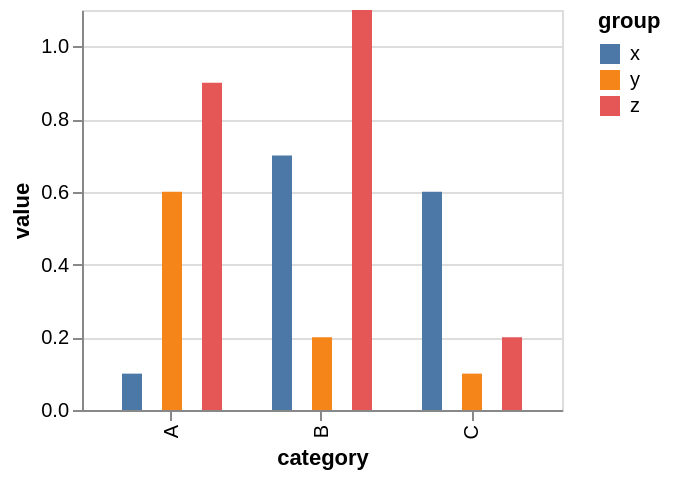

Write a Vega-Lite specification for this figure.
### Vega specification from a JSON file in a GitHub repository (floating-point values rounded to 4 significant figures)
{"$schema": "https://vega.github.io/schema/vega/v5.json", "background": "white", "padding": 5, "height": 200, "style": "cell", "data": [{"name": "source_0", "values": [{"category": "A", "group": "x", "value": 0.1}, {"category": "A", "group": "y", "value": 0.6}, {"category": "A", "group": "z", "value": 0.9}, {"category": "B", "group": "x", "value": 0.7}, {"category": "B", "group": "y", "value": 0.2}, {"category": "B", "group": "z", "value": 1.1}, {"category": "C", "group": "x", "value": 0.6}, {"category": "C", "group": "y", "value": 0.1}, {"category": "C", "group": "z", "value": 0.2}]}, {"name": "data_0", "source": "source_0", "transform": [{"type": "stack", "groupby": ["category", "group"], "field": "value", "sort": {"field": [], "order": []}, "as": ["value_start", "value_end"], "offset": "zero"}, {"type": "filter", "expr": "isValid(datum[\"value\"]) && isFinite(+datum[\"value\"])"}]}], "signals": [{"name": "x_step", "update": "20 * bandspace(domain('xOffset').length, 0, 0) / (1-0.2)"}, {"name": "width", "update": "bandspace(domain('x').length, 0.2, 0.2) * x_step"}], "marks": [{"name": "marks", "type": "rect", "style": ["bar"], "from": {"data": "data_0"}, "encode": {"update": {"fill": {"scale": "color", "field": "group"}, "ariaRoleDescription": {"value": "bar"}, "description": {"signal": "\"category: \" + (isValid(datum[\"category\"]) ? datum[\"category\"] : \"\"+datum[\"category\"]) + \"; value: \" + (format(datum[\"value\"], \"\")) + \"; group: \" + (isValid(datum[\"group\"]) ? datum[\"group\"] : \"\"+datum[\"group\"])"}, "xc": {"scale": "x", "field": "category", "offset": {"scale": "xOffset", "field": "group", "band": 0.5}}, "width": {"signal": "max(0.25, 0.5 * bandwidth('xOffset'))"}, "y": {"scale": "y", "field": "value_end"}, "y2": {"scale": "y", "field": "value_start"}}}}], "scales": [{"name": "x", "type": "band", "domain": {"data": "data_0", "field": "category", "sort": true}, "range": {"step": {"signal": "x_step"}}, "paddingInner": 0.2, "paddingOuter": 0.2}, {"name": "y", "type": "linear", "domain": {"data": "data_0", "fields": ["value_start", "value_end"]}, "range": [{"signal": "height"}, 0], "nice": true, "zero": true}, {"name": "xOffset", "type": "band", "domain": {"data": "data_0", "field": "group", "sort": true}, "range": {"step": 20}}, {"name": "color", "type": "ordinal", "domain": {"data": "data_0", "field": "group", "sort": true}, "range": "category"}], "axes": [{"scale": "y", "orient": "left", "gridScale": "x", "grid": true, "tickCount": {"signal": "ceil(height/40)"}, "domain": false, "labels": false, "aria": false, "maxExtent": 0, "minExtent": 0, "ticks": false, "zindex": 0}, {"scale": "x", "orient": "bottom", "grid": false, "title": "category", "labelAlign": "right", "labelAngle": 270, "labelBaseline": "middle", "zindex": 0}, {"scale": "y", "orient": "left", "grid": false, "title": "value", "labelOverlap": true, "tickCount": {"signal": "ceil(height/40)"}, "zindex": 0}], "legends": [{"fill": "color", "symbolType": "square", "title": "group"}]}
